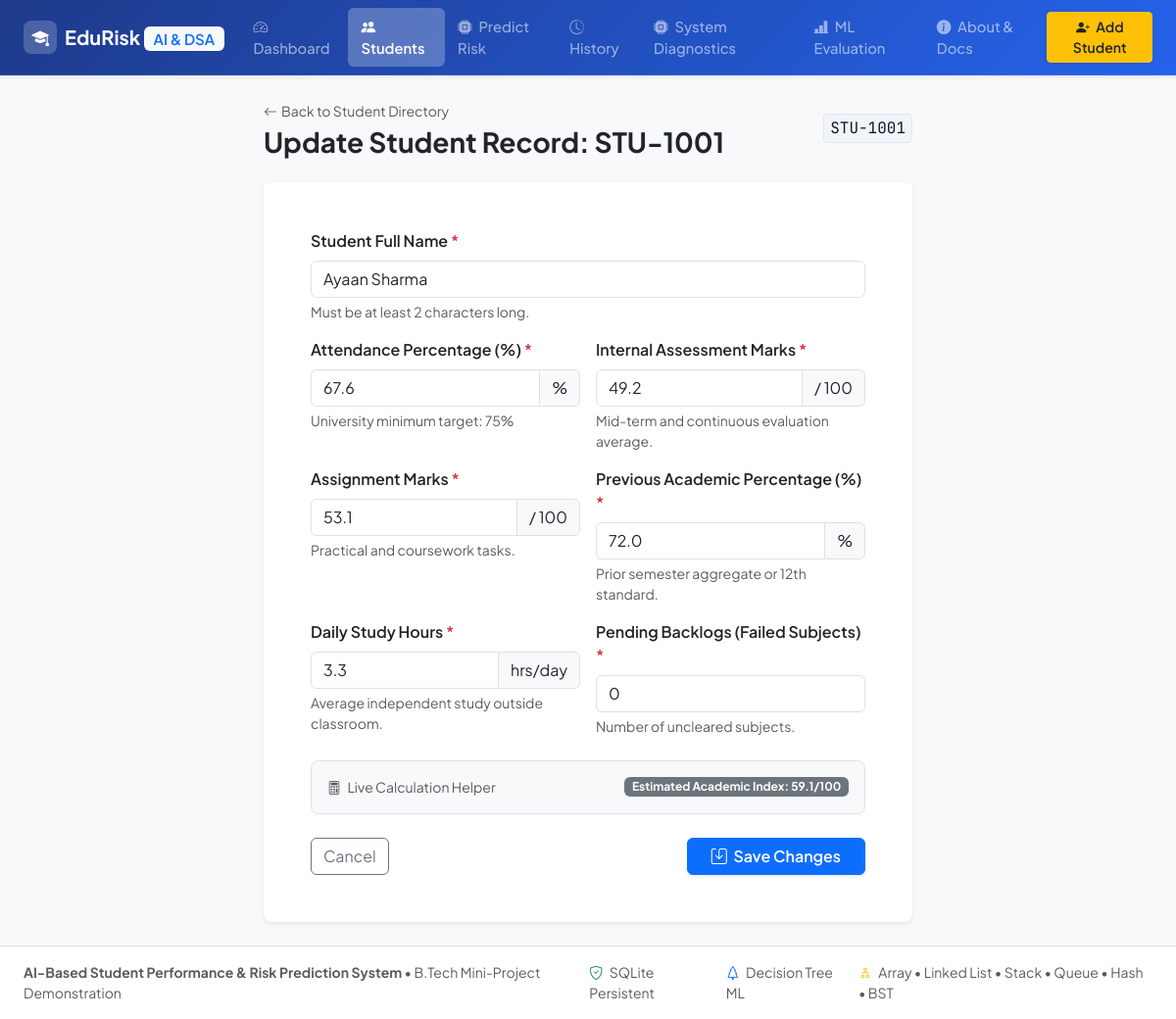
Screenshot of /students/STU-1001/edit with the database file from the repository.
### tables this page shows
CREATE TABLE students (
        id INTEGER PRIMARY KEY AUTOINCREMENT,
        student_id TEXT UNIQUE NOT NULL,
        name TEXT NOT NULL,
        attendance REAL NOT NULL CHECK (attendance >= 0.0 AND attendance <= 100.0),
        internal_marks REAL NOT NULL CHECK (internal_marks >= 0.0 AND internal_marks <= 100.0),
        assignment_marks REAL NOT NULL CHECK (assignment_marks >= 0.0 AND assignment_marks <= 100.0),
        previous_percentage REAL NOT NULL CHECK (previous_percentage >= 0.0 AND previous_percentage <= 100.0),
        study_hours REAL NOT NULL CHECK (study_hours >= 0.0 AND study_hours <= 24.0),
        failed_subjects INTEGER NOT NULL CHECK (failed_subjects >= 0),
        predicted_risk TEXT NOT NULL DEFAULT 'Not Predicted',
        risk_probability REAL DEFAULT 0.0,
        created_at TEXT NOT NULL,
        updated_at TEXT NOT NULL
    );

### app.py (the view, shortened to what this page needs)
def edit_student_page(student_id):
    db_path = Config.DATABASE_PATH
    student = StudentService.get_student_by_id(student_id, db_path=db_path)
    if not student:
        flash(f"Student {student_id} not found.", "danger")
        return redirect(url_for("list_students"))
    return render_template("student_form.html", is_edit=True, student=student)

### database/db.py (called while the page is built)
def get_db_connection(db_path=None):
    if db_path is None:
        db_path = get_db_path()
    else:
        Path(db_path).parent.mkdir(parents=True, exist_ok=True)
    conn = sqlite3.connect(db_path, timeout=10)
    conn.row_factory = sqlite3.Row
    conn.execute("PRAGMA foreign_keys = ON")
    return conn

def execute_query(query, params=(), db_path=None, fetchone=False):
    conn = get_db_connection(db_path)
    cursor = conn.cursor()
    cursor.execute(query, params)
    result = cursor.fetchone() if fetchone else cursor.fetchall()
    conn.close()
    return result

### services/student_service.py (called while the page is built)
    @classmethod
    def get_student_by_id(cls, student_id: str, db_path=None) -> Optional[Dict[str, Any]]:
        row = execute_query(
            "SELECT * FROM students WHERE student_id = ?;",
            (student_id.strip().upper(),),
            db_path=db_path,
            fetchone=True
        )
        return dict(row) if row else None

### templates/student_form.html (shortened to what this page needs)
{% extends "base.html" %}
{% block content %}
<div class="row justify-content-center">
    <div class="col-12 col-lg-8 col-xl-7">
        <div class="d-flex align-items-center justify-content-between mb-4">
            <div>
                <a href="{{ url_for('list_students') }}" class="text-decoration-none small text-muted d-inline-flex align-items-center gap-1 mb-1">
                    <i class="bi bi-arrow-left"></i> Back to Student Directory
                </a>
                <h1 class="h3 fw-bold mb-0 text-dark">
                    {{ 'Update Student Record: ' + student.student_id if is_edit else 'Enroll New Student' }}
                </h1>
            </div>
            {% if is_edit %}
                <span class="mono-badge fs-6">{{ student.student_id }}</span>
            {% endif %}
        </div>
        <div class="card border-0 shadow-sm rounded-3">
            <div class="card-body p-4 p-md-5">
                <form method="POST" action="{{ url_for('edit_student_page', student_id=student.student_id) if is_edit else url_for('create_student_page') }}">
                    <div class="mb-3">
                        <label for="name" class="form-label fw-semibold">Student Full Name <span class="text-danger">*</span></label>
                        <input type="text" class="form-control" id="name" name="name" required placeholder="e.g. Rahul Sharma" value="{{ student.name if student else '' }}">
                        <div class="form-text">Must be at least 2 characters long.</div>
                    </div>
                    <div class="row g-3 mb-3">
                        <div class="col-12 col-md-6">
                            <label for="attendance" class="form-label fw-semibold">Attendance Percentage (%) <span class="text-danger">*</span></label>
                            <div class="input-group">
                                <input type="number" step="0.1" min="0" max="100" class="form-control" id="attendance" name="attendance" required placeholder="0.0 - 100.0" value="{{ student.attendance if student else '' }}">
                                <span class="input-group-text">%</span>
                            </div>
                            <div class="form-text">University minimum target: 75%</div>
                        </div>
                        <div class="col-12 col-md-6">
                            <label for="internal_marks" class="form-label fw-semibold">Internal Assessment Marks <span class="text-danger">*</span></label>
                            <div class="input-group">
                                <input type="number" step="0.1" min="0" max="100" class="form-control" id="internal_marks" name="internal_marks" required placeholder="0.0 - 100.0" value="{{ student.internal_marks if student else '' }}">
                                <span class="input-group-text">/ 100</span>
                            </div>
                            <div class="form-text">Mid-term and continuous evaluation average.</div>
                        </div>
                    </div>
                    <div class="row g-3 mb-3">
                        <div class="col-12 col-md-6">
                            <label for="assignment_marks" class="form-label fw-semibold">Assignment Marks <span class="text-danger">*</span></label>
                            <div class="input-group">
                                <input type="number" step="0.1" min="0" max="100" class="form-control" id="assignment_marks" name="assignment_marks" required placeholder="0.0 - 100.0" value="{{ student.assignment_marks if student else '' }}">
                                <span class="input-group-text">/ 100</span>
                            </div>
                            <div class="form-text">Practical and coursework tasks.</div>
                        </div>
                        <div class="col-12 col-md-6">
                            <label for="previous_percentage" class="form-label fw-semibold">Previous Academic Percentage (%) <span class="text-danger">*</span></label>
                            <div class="input-group">
                                <input type="number" step="0.1" min="0" max="100" class="form-control" id="previous_percentage" name="previous_percentage" required placeholder="0.0 - 100.0" value="{{ student.previous_percentage if student else '' }}">
                                <span class="input-group-text">%</span>
                            </div>
                            <div class="form-text">Prior semester aggregate or 12th standard.</div>
                        </div>
                    </div>
                    <div class="row g-3 mb-4">
                        <div class="col-12 col-md-6">
                            <label for="study_hours" class="form-label fw-semibold">Daily Study Hours <span class="text-danger">*</span></label>
                            <div class="input-group">
                                <input type="number" step="0.1" min="0" max="24" class="form-control" id="study_hours" name="study_hours" required placeholder="0.0 - 24.0" value="{{ student.study_hours if student else '' }}">
                                <span class="input-group-text">hrs/day</span>
                            </div>
                            <div class="form-text">Average independent study outside classroom.</div>
                        </div>
                        <div class="col-12 col-md-6">
                            <label for="failed_subjects" class="form-label fw-semibold">Pending Backlogs (Failed Subjects) <span class="text-danger">*</span></label>
                            <input type="number" min="0" max="20" class="form-control" id="failed_subjects" name="failed_subjects" required placeholder="0 or higher" value="{{ student.failed_subjects if student else 0 }}">
                            <div class="form-text">Number of uncleared subjects.</div>
                        </div>
                    </div>
                    <div class="p-3 bg-light rounded-3 border mb-4 d-flex justify-content-between align-items-center">
                        <span class="small text-muted"><i class="bi bi-calculator me-1"></i> Live Calculation Helper</span>
                        <span id="academic-composite-preview" class="badge bg-secondary">Estimated Academic Index: --</span>
                    </div>
                    <div class="d-flex justify-content-between align-items-center">
                        <a href="{{ url_for('list_students') }}" class="btn btn-outline-secondary">Cancel</a>
                        <button type="submit" class="btn btn-primary px-4 fw-semibold shadow-sm">
                            <i class="bi bi-save me-1"></i> {{ 'Save Changes' if is_edit else 'Register Student' }}
                        </button>
                    </div>
                </form>
            </div>
        </div>
    </div>
</div>
{% endblock %}

### static/css/style.css (style rules this page uses)
:root { --font-sans: 'Plus Jakarta Sans', system-ui, -apple-system, BlinkMacSystemFont, 'Segoe UI', Roboto, sans-serif; --font-mono: 'JetBrains Mono', monospace; --primary-color: #2563eb; --primary-hover: #1d4ed8; --primary-subtle: #eff6ff; --success-color: #10b981; --success-subtle: #ecfdf5; --warning-color: #f59e0b; --warning-subtle: #fffbeb; --danger-color: #ef4444; --danger-subtle: #fef2f2; --dark-surface: #0f172a; --card-border: #e2e8f0; --body-bg: #f8fafc; }
body { font-family: var(--font-sans); background-color: var(--body-bg); color: #1e293b; min-height: 100vh; display: flex; flex-direction: column; -webkit-font-smoothing: antialiased; }
.mono-badge { font-family: var(--font-mono); font-size: 0.82rem; background: #f1f5f9; padding: 2px 6px; border-radius: 4px; color: #0f172a; border: 1px solid #e2e8f0; }

### rows the page displays
students: student "Update Student Record: STU-1001", student_id "STU-1001", name "Ayaan Sharma", attendance "67.6", internal_marks "49.2", assignment_marks "53.1", previous_percentage "72.0", study_hours "3.3", failed_subjects "0"

### other values shown
{{ 'Save Changes' if is_edit else 'Register Student' }} "Save Changes"
